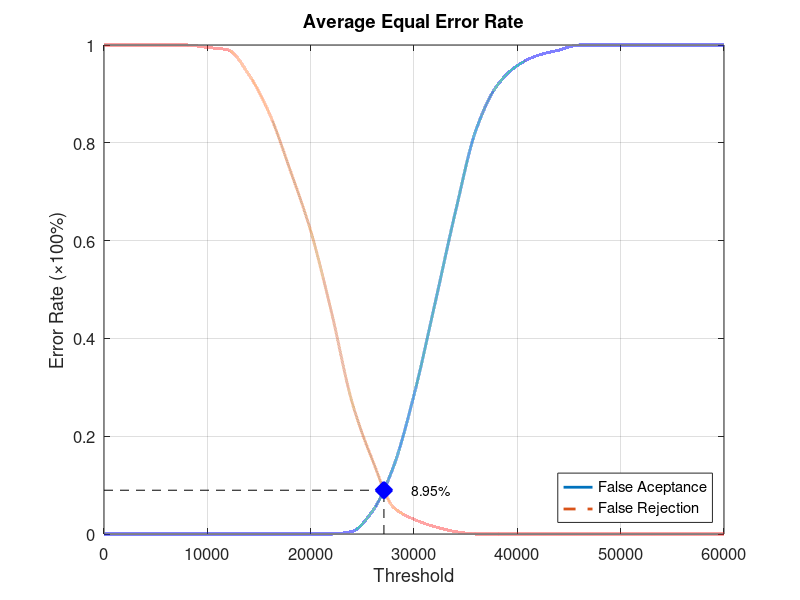
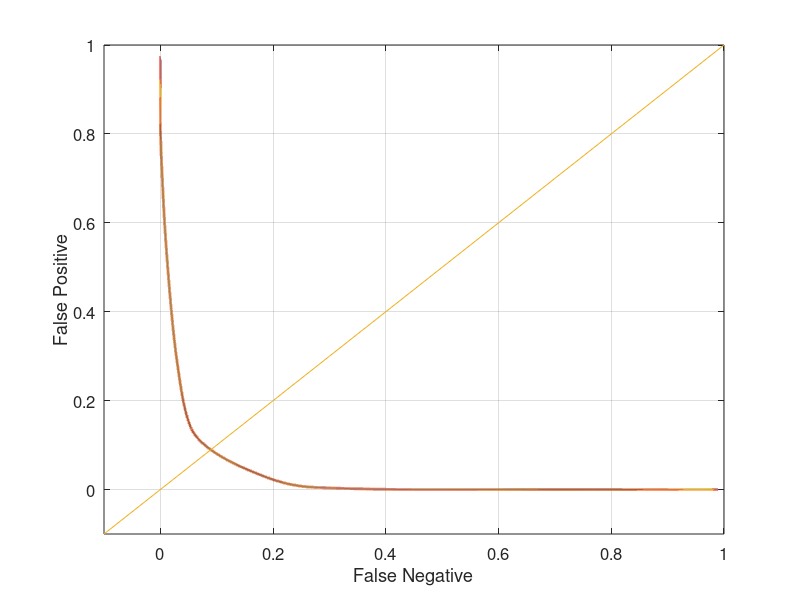

The MATLAB source for these figures, in order:
function yEER = Database3_4
close all;
clear;
clc;
x = 0:2000:60000;
xq = 0:0.5:60000;

y0 = [0 0 0 0 0 0 0 0 0 0 0 0 0.00526316 0.0473684 0.136842 0.284211 0.468421 0.657895 0.826316 0.915789 0.957895 0.978947 0.989474 1 1 1 1 1 1 1 1];
yy0 = interp1(x, y0, xq, 'pchip');
y1 = [1 1 1 1 1 0.995 0.99 0.94 0.86 0.745 0.62 0.455 0.27 0.15 0.055 0.03 0.015 0.005 0 0 0 0 0 0 0 0 0 0 0 0 0];
yy1 = interp1(x, y1, xq, 'pchip');

% Calculating EER: 
y2 = abs(y0 - y1);
find(y2 == min(y2))
yy2 = abs(yy0 - yy1);
xEER = find(yy2 == min(yy2));
xEERIndex = xq(xEER) % X-axis EER
yEER = yy0(xEER) % Y-axis EER

main = figure
plot(xq, yy0,'-','LineWidth', 2);	hold on
plot(xq, yy1,'--','LineWidth', 2);	hold on
plot([xEERIndex xEERIndex], [0 yEER], 'k--');	hold on
plot([0 xEERIndex], [yEER yEER], 'k--');	hold on
plot(xEERIndex, yEER, 'bx', 'LineWidth', 10);	hold on
text(xEERIndex + 10 * xEERIndex / 100, yEER, [num2str(round((10000 * yEER)) / 100) '%'])
legend('False Aceptance', 'False Rejection', 'Location', 'SouthEast')
xlabel('Threshold')
ylabel('Error Rate (\times100%)')
title('Average Equal Error Rate')
set(gca, 'FontSize', 12)
axis([0 60000 0 1])
grid on

print(main, 'Database3_4Main', '-dpng');
FNRxFPR = figure('Color', [1 1 1]);
plot(yy1, yy0, '-', yy1, yy0, 'LineWidth', 2);
hold on
y = -0.1:0.1:1
plot(y, y); 
set(gca, 'FontSize', 12)
xlabel('False Negative')
ylabel('False Positive')
axis([-0.1 1 -0.1 1])
set(gca, 'FontSize', 12)
grid on

print(FNRxFPR, 'Database3_4FNRxFPR','-dpng');
end
